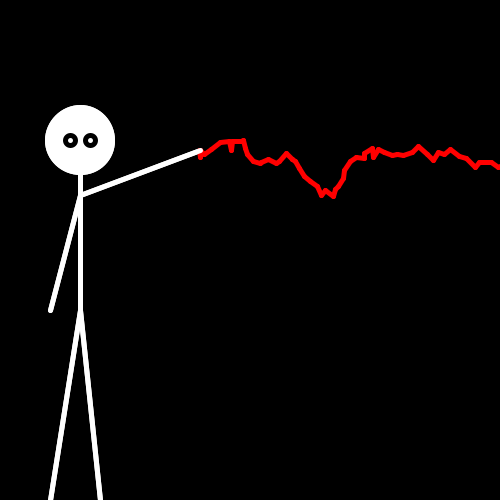
Frame 1 (no input)
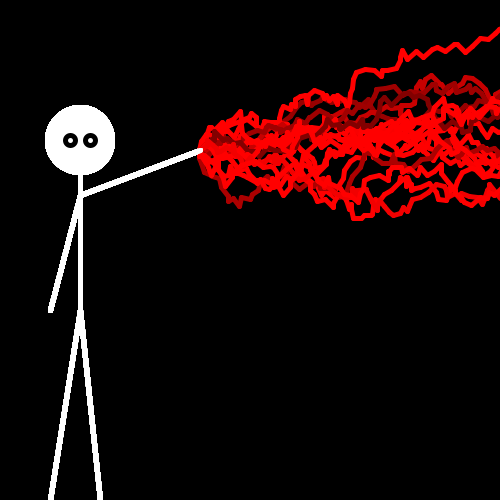
Frame 60 (the mouse pressed at the canvas centre just before this capture)
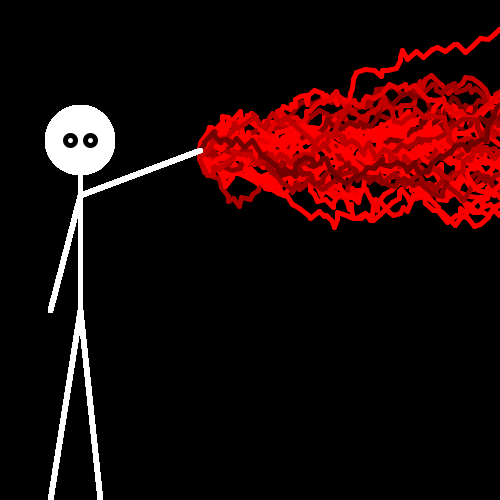
Frame 120 (the mouse held since frame 60 and released just before this capture)

The Processing sketch that drew these frames (run headless with seeded random() and noise(); from frame 60 on, the mouse is pressed at the canvas centre):

// Processing sketch: lightningEverts_html
// ── lightningEverts_html.pde
float startX = 199;
float startY=150; 
float endX = 0;
float endY = 150;
float temp1=1;
int startTime;

void setup()
{
    size(500,500);
    strokeWeight(5);
    background(0, 0, 0);

}

void arthur(){
  stroke(255, 255, 255);
  color(255, 255, 255);
  line(50, 500, 80, 310);
  line(100, 500, 80, 310);
  line(80, 320, 80, 125);
  line(80, 195, 200, 150);
  line(80, 195, 50, 310);
  circle(80, 140, 65);
   stroke(0, 0, 0);
   color(0, 0, 0);
   circle(70, 140, 10);
   circle(90, 140, 10);
}

void draw()
{
arthur(); 
  stroke((int)(Math.random()*255)+100, 0, 0);
 
  while(endX<width){
    endX=startX+(int)(Math.random()*10);
    endY=startY+(int)(Math.random()*19)-9;
    line(startX, startY, endX, endY);
    startX=endX;
    startY=endY; 
  }
  int time=millis()-startTime;
  if(time>50){
    startTime=millis();
    reset();
  }
  
  
  
  
 
  
}

void reset()
{
  startX=199;
  startY=150;
  endX=0;
  endY=150;
  temp1=1;
  clear();
  arthur();

}
